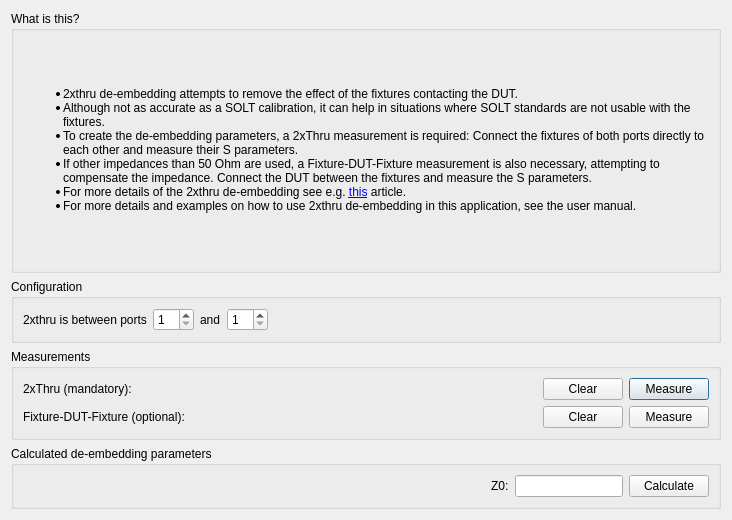
<?xml version="1.0" encoding="UTF-8"?>
<ui version="4.0">
 <class>TwoThruDialog</class>
 <widget class="QDialog" name="TwoThruDialog">
  <property name="windowModality">
   <enum>Qt::NonModal</enum>
  </property>
  <property name="geometry">
   <rect>
    <x>0</x>
    <y>0</y>
    <width>732</width>
    <height>520</height>
   </rect>
  </property>
  <property name="windowTitle">
   <string>2xThru</string>
  </property>
  <property name="modal">
   <bool>true</bool>
  </property>
  <layout class="QVBoxLayout" name="verticalLayout" stretch="1,0,0,0">
   <item>
    <widget class="QGroupBox" name="groupBox_3">
     <property name="title">
      <string>What is this?</string>
     </property>
     <layout class="QVBoxLayout" name="verticalLayout_2">
      <item>
       <widget class="QLabel" name="label_3">
        <property name="text">
         <string>&lt;ul&gt;
&lt;li&gt;2xthru de-embedding attempts to remove the effect of the fixtures contacting the DUT.&lt;/li&gt;
&lt;li&gt;Although not as accurate as a SOLT calibration, it can help in situations where SOLT standards are not usable with the fixtures.&lt;/li&gt;
&lt;li&gt;To create the de-embedding parameters, a 2xThru measurement is required: Connect the fixtures of both ports directly to each other and measure their S parameters.&lt;/li&gt;
&lt;li&gt;If other impedances than 50 Ohm are used, a Fixture-DUT-Fixture measurement is also necessary, attempting to compensate the impedance. Connect the DUT between the fixtures and measure the S parameters.&lt;/li&gt;
&lt;li&gt;For more details of the 2xthru de-embedding see e.g. 
&lt;a href=&quot;https://www.signalintegrityjournal.com/articles/463-test-fixture-de-embedding-101&quot;&gt;this&lt;/a&gt; article.
&lt;/li&gt;
&lt;li&gt;For more details and examples on how to use 2xthru de-embedding in this application, see the user manual. &lt;/li&gt;
&lt;/ul&gt; </string>
        </property>
        <property name="wordWrap">
         <bool>true</bool>
        </property>
        <property name="openExternalLinks">
         <bool>true</bool>
        </property>
       </widget>
      </item>
     </layout>
    </widget>
   </item>
   <item>
    <widget class="QGroupBox" name="groupBox_4">
     <property name="title">
      <string>Configuration</string>
     </property>
     <layout class="QHBoxLayout" name="horizontalLayout_2">
      <item>
       <widget class="QLabel" name="label_4">
        <property name="text">
         <string>2xthru is between ports</string>
        </property>
       </widget>
      </item>
      <item>
       <widget class="QSpinBox" name="port1">
        <property name="minimum">
         <number>1</number>
        </property>
       </widget>
      </item>
      <item>
       <widget class="QLabel" name="label_5">
        <property name="text">
         <string>and</string>
        </property>
       </widget>
      </item>
      <item>
       <widget class="QSpinBox" name="port2">
        <property name="minimum">
         <number>1</number>
        </property>
       </widget>
      </item>
      <item>
       <spacer name="horizontalSpacer">
        <property name="orientation">
         <enum>Qt::Horizontal</enum>
        </property>
        <property name="sizeHint" stdset="0">
         <size>
          <width>40</width>
          <height>20</height>
         </size>
        </property>
       </spacer>
      </item>
     </layout>
    </widget>
   </item>
   <item>
    <widget class="QGroupBox" name="groupBox">
     <property name="title">
      <string>Measurements</string>
     </property>
     <layout class="QGridLayout" name="gridLayout" columnstretch="0,1,0,0" columnminimumwidth="0,0,0,0">
      <item row="0" column="0">
       <widget class="QLabel" name="label">
        <property name="text">
         <string>2xThru (mandatory):</string>
        </property>
       </widget>
      </item>
      <item row="1" column="0">
       <widget class="QLabel" name="label_2">
        <property name="text">
         <string>Fixture-DUT-Fixture (optional):</string>
        </property>
       </widget>
      </item>
      <item row="0" column="3">
       <widget class="QPushButton" name="bMeasure">
        <property name="text">
         <string>Measure</string>
        </property>
       </widget>
      </item>
      <item row="0" column="1">
       <widget class="QLabel" name="l2xthru">
        <property name="text">
         <string/>
        </property>
       </widget>
      </item>
      <item row="1" column="1">
       <widget class="QLabel" name="lDUT">
        <property name="text">
         <string/>
        </property>
       </widget>
      </item>
      <item row="1" column="3">
       <widget class="QPushButton" name="bMeasureDUT">
        <property name="text">
         <string>Measure</string>
        </property>
       </widget>
      </item>
      <item row="0" column="2">
       <widget class="QPushButton" name="bClear">
        <property name="text">
         <string>Clear</string>
        </property>
       </widget>
      </item>
      <item row="1" column="2">
       <widget class="QPushButton" name="bClearDUT">
        <property name="text">
         <string>Clear</string>
        </property>
       </widget>
      </item>
     </layout>
    </widget>
   </item>
   <item>
    <widget class="QGroupBox" name="groupBox_2">
     <property name="title">
      <string>Calculated de-embedding parameters</string>
     </property>
     <layout class="QHBoxLayout" name="horizontalLayout" stretch="1,0,0,0">
      <item>
       <widget class="QLabel" name="lPoints">
        <property name="text">
         <string/>
        </property>
       </widget>
      </item>
      <item>
       <widget class="QLabel" name="lZ0">
        <property name="text">
         <string>Z0:</string>
        </property>
       </widget>
      </item>
      <item>
       <widget class="SIUnitEdit" name="Z0"/>
      </item>
      <item>
       <widget class="QPushButton" name="bCalc">
        <property name="text">
         <string>Calculate</string>
        </property>
       </widget>
      </item>
     </layout>
    </widget>
   </item>
  </layout>
 </widget>
 <customwidgets>
  <customwidget>
   <class>SIUnitEdit</class>
   <extends>QLineEdit</extends>
   <header>CustomWidgets/siunitedit.h</header>
  </customwidget>
 </customwidgets>
 <resources/>
 <connections/>
</ui>
